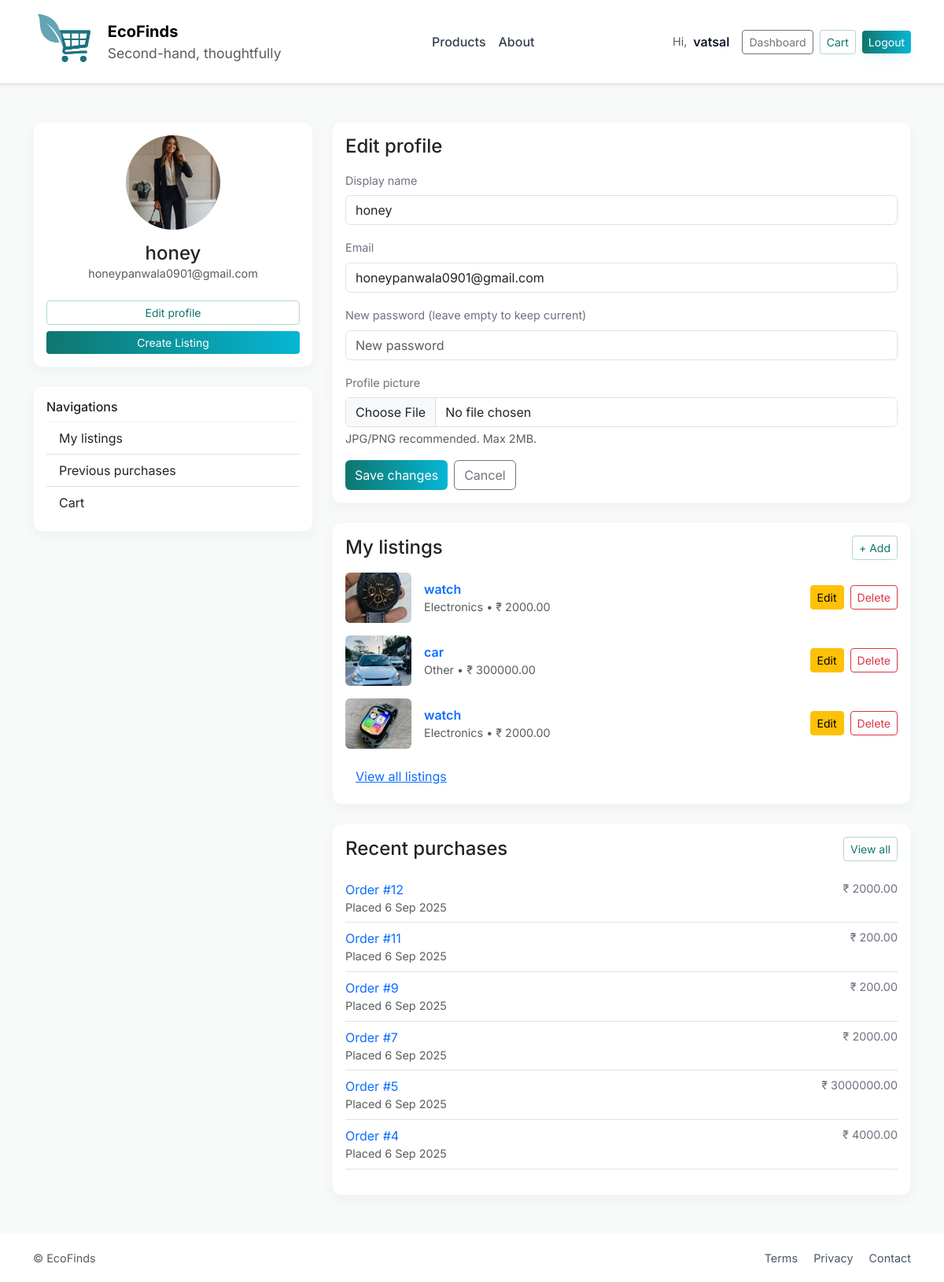
The page /dashboard/ (signed in) on the database its author committed.
### market/models.py (models this page shows, shortened)
class UserAccount(models.Model):
    username = models.CharField(max_length=150, unique=True)
    email = models.EmailField(unique=True)
    password = models.CharField(max_length=255)  # store hashed password ideally
    created_at = models.DateTimeField(auto_now_add=True)
    avatar = models.ImageField(upload_to='avatars/', null=True, blank=True)

class Product(models.Model):
    owner = models.ForeignKey("market.UserAccount", on_delete=models.CASCADE, related_name="products")
    title = models.CharField(max_length=250, db_index=True)
    slug = models.SlugField(max_length=280, unique=True, blank=True)
    description = models.TextField(blank=True)
    category = models.CharField(max_length=50, choices=CATEGORIES, default="other")
    price = models.DecimalField(max_digits=10, decimal_places=2)
    quantity = models.PositiveIntegerField(default=1)
    condition = models.CharField(max_length=30, choices=CONDITIONS, default="used_good")
    year_of_manufacture = models.PositiveIntegerField(null=True, blank=True)
    brand = models.CharField(max_length=150, blank=True)
    model = models.CharField(max_length=150, blank=True)
    length_cm = models.DecimalField(max_digits=7, decimal_places=2, null=True, blank=True)
    width_cm  = models.DecimalField(max_digits=7, decimal_places=2, null=True, blank=True)
    height_cm = models.DecimalField(max_digits=7, decimal_places=2, null=True, blank=True)
    weight_kg = models.DecimalField(max_digits=7, decimal_places=3, null=True, blank=True)
    material = models.CharField(max_length=100, blank=True)
    color = models.CharField(max_length=80, blank=True)
    original_packaging = models.BooleanField(default=False)
    manual_included = models.BooleanField(default=False)
    working_condition_description = models.TextField(blank=True)
    is_available = models.BooleanField(default=True)
    created_at = models.DateTimeField(auto_now_add=True)
    updated_at = models.DateTimeField(auto_now=True)
    class Meta:
        ordering = ["-created_at"]
    @property
    def primary_image_url(self):
        first = self.images.first()
        if first and first.image:
            return first.image.url
        return "/static/img/placeholder.png"

class ProductImage(models.Model):
    product = models.ForeignKey(Product, on_delete=models.CASCADE, related_name="images")
    image = models.ImageField(upload_to="products/%Y/%m/%d/")
    alt = models.CharField(max_length=255, blank=True)
    created_at = models.DateTimeField(auto_now_add=True)
    class Meta:
        ordering = ["created_at"]

class Order(models.Model):
    user = models.ForeignKey("market.UserAccount", on_delete=models.CASCADE, related_name="orders")
    ordered = models.BooleanField(default=False)  # False -> active (shouldn't happen), True -> completed
    created_at = models.DateTimeField(default=timezone.now)
    @property
    def total_amount(self):
        items = self.items.all()
        total = sum((it.price_snapshot or 0) * it.qty for it in items)
        return total

class OrderItem(models.Model):
    order = models.ForeignKey(Order, related_name="items", on_delete=models.CASCADE)
    product_id = models.PositiveIntegerField()
    title = models.CharField(max_length=255, blank=True)
    qty = models.PositiveIntegerField(default=1)
    price_snapshot = models.DecimalField(max_digits=12, decimal_places=2, null=True, blank=True)

### market/utils.py (the view)
    def wrapper(request, *args, **kwargs):
        if "user_id" not in request.session:
            return redirect("market:login")
        return view_func(request, *args, **kwargs)

### market/utils.py (called while the page is built)
def login_required_custom(view_func):
    def wrapper(request, *args, **kwargs):
        if "user_id" not in request.session:
            return redirect("market:login")
        return view_func(request, *args, **kwargs)
    return wrapper

### market/views.py (called while the page is built, shortened)
def _get_logged_user(request):
    user_id = request.session.get("user_id")
    if not user_id:
        return None
    try:
        return UserAccount.objects.get(id=user_id)
    except UserAccount.DoesNotExist:
        return None

@login_required_custom
def user_dashboard(request):
    user = _get_logged_user(request)
    if not user:
        return redirect("market:login")
    my_listings = Product.objects.filter(owner=user, is_available=True, quantity__gt=0).order_by("-created_at")[:8]
    recent_orders = Order.objects.filter(user=user, ordered=True).order_by("-created_at")[:6]
    cart_count = CartItem.objects.filter(user=user).count()
    return render(request, "market/profile.html", {
        "user_obj": user,
        "my_listings": my_listings,
        "recent_orders": recent_orders,
        "cart_count": cart_count,
    })

### templates/market/profile.html (shortened to what this page needs)
{% extends "base.html" %}
{% block content %}
{% load static %}
<div class="row">
  <div class="col-lg-4">
    <div class="card mb-4 p-3 text-center">
      <div class="mb-3">
        {% if user_obj.avatar %}
          <img src="{{ user_obj.avatar.url }}" alt="avatar" class="rounded-circle" style="width:120px; height:120px; object-fit:cover;">
        {% else %}
          <img src="{% static 'img/assets/images/testimonial/testimonial-1.png' %}" alt="avatar" class="rounded-circle" style="width:120px; height:120px; object-fit:cover;">
        {% endif %}
      </div>
      <h4 class="mb-0">{{ user_obj.username }}</h4>
      <div class="small text-muted mb-2">{{ user_obj.email }}</div>
      <div class="d-grid gap-2 mt-3">
        <a href="{% url 'market:user_dashboard' %}#edit-profile" class="btn btn-outline-primary btn-sm">Edit profile</a>
        <a href="{% url 'market:product_create' %}" class="btn btn-primary btn-sm">Create Listing</a>
      </div>
    </div>
    <div class="card p-3">
      <h6 class="mb-2">Navigations</h6>
      <div class="list-group list-group-flush">
        <a href="{% url 'market:user_dashboard' %}#my-listings" class="list-group-item list-group-item-action">My listings</a>
        <a href="{% url 'market:previous_purchases' %}" class="list-group-item list-group-item-action">Previous purchases</a>
        <a href="{% url 'market:cart' %}" class="list-group-item list-group-item-action">Cart {% if cart_count %}<span class="badge bg-secondary ms-2">{{ cart_count }}</span>{% endif %}</a>
      </div>
    </div>
  </div>
  <div class="col-lg-8">
    <div class="card mb-4 p-3" id="edit-profile">
      <h4 class="mb-3">Edit profile</h4>
      <form method="post" enctype="multipart/form-data">
        <div class="row g-2">
          <div class="col-12 mb-2">
            <label class="form-label small">Display name</label>
            <input type="text" name="username" value="{{ user_obj.username }}" class="form-control">
          </div>
          <div class="col-12 mb-2">
            <label class="form-label small">Email</label>
            <input type="email" name="email" value="{{ user_obj.email }}" class="form-control">
          </div>
          <div class="col-12 mb-2">
            <label class="form-label small">New password (leave empty to keep current)</label>
            <input type="password" name="password" class="form-control" placeholder="New password">
          </div>
          <div class="col-12 mb-2">
            <label class="form-label small">Profile picture</label>
            <input type="file" name="avatar" accept="image/*" class="form-control">
            <div class="small text-muted mt-1">JPG/PNG recommended. Max 2MB.</div>
          </div>
          <div class="col-12 mt-2 d-flex gap-2">
            <button type="submit" class="btn btn-primary">Save changes</button>
            <a href="{% url 'market:user_dashboard' %}" class="btn btn-outline-secondary">Cancel</a>
          </div>
        </div>
      </form>
    </div>
    <div class="card mb-4 p-3" id="my-listings">
      <div class="d-flex justify-content-between align-items-center mb-3">
        <h4 class="mb-0">My listings</h4>
        <a href="{% url 'market:product_create' %}" class="btn btn-sm btn-outline-primary">+ Add</a>
      </div>
      {% if my_listings %}
        <div class="row g-3">
          {% for p in my_listings %}
            <div class="col-12">
              <div class="d-flex align-items-center gap-3">
                <img src="{{ p.primary_image_url }}" class="rounded" style="width:84px; height:64px; object-fit:cover;">
                <div class="flex-grow-1">
                  <a href="{% url 'market:product_detail' slug=p.slug %}" class="fw-semibold text-decoration-none">{{ p.title }}</a>
                  <div class="small text-muted">{{ p.get_category_display }} • ₹ {{ p.price }}</div>
                </div>
                <div class="d-flex gap-2">
                  <a href="{% url 'market:product_edit' pk=p.id %}" class="btn btn-sm btn-warning">Edit</a>
                  <a href="{% url 'market:product_delete' pk=p.id %}" class="btn btn-sm btn-outline-danger">Delete</a>
                </div>
              </div>
            </div>
          {% endfor %}
        </div>
        <div class="mt-3">
          <a href="{% url 'market:product_list' %}" class="btn btn-link">View all listings</a>
        </div>
      {% else %}
        <div class="alert alert-info">You haven't created any listings yet.</div>
      {% endif %}
    </div>
    <div class="card p-3">
      <div class="d-flex justify-content-between align-items-center mb-3">
        <h4 class="mb-0">Recent purchases</h4>
        <a href="{% url 'market:previous_purchases' %}" class="btn btn-sm btn-outline-primary">View all</a>
      </div>
      {% if recent_orders %}
        <ul class="list-unstyled">
          {% for o in recent_orders %}
            <li class="d-flex justify-content-between py-2 border-bottom">
              <div>
                <a href="{% url 'market:order_detail' pk=o.id %}" class="text-decoration-none">Order #{{ o.id }}</a>
                <div class="small text-muted">Placed {{ o.created_at|date:"j M Y" }}</div>
              </div>
              <div class="text-end small">₹ {{ o.total_amount }}</div>
            </li>
          {% endfor %}
        </ul>
      {% else %}
        <div class="alert alert-info">No recent purchases.</div>
      {% endif %}
    </div>
  </div>
</div>
{% endblock %}

### templates/base.html (style rules this page uses)
:root { --primary: #0f766e; --accent: #06b6d4; --bg-soft: #f8faf9; --muted: #6b7280; --card: #ffffff; }
html, body { height: 100%; }
body { display: flex; flex-direction: column; min-height: 100vh; font-family: "Inter", system-ui, -apple-system, "Segoe UI", Roboto, Arial; background: var(--bg-soft); color: #0f172a; -webkit-font-smoothing:antialiased; }
.bg-soft { background: var(--bg-soft) !important; }
.card { border: 1px solid rgba(15,118,110,0.05); border-radius: 12px; background: var(--card); box-shadow: 0 6px 18px rgba(13, 38, 59, 0.04); }
.small { font-size: .9rem; color: var(--muted); }

### templates/market/profile.html (style rules this page uses)
.card { border: 1px solid rgba(15,118,110,0.05); border-radius: 12px; background: #fff; box-shadow: 0 6px 18px rgba(13, 38, 59, 0.04); }
.btn-primary { background: linear-gradient(90deg, #0f766e, #06b6d4); border: none; }
.btn-outline-primary { border-color: rgba(15,118,110,0.3); color: #0f766e; }
.rounded-circle { object-fit: cover; }

### rows shown on the page
UserAccount: avatar (picture), username "honey", email "honeypanwala0901@gmail.com"
Product: primary_image_url (picture), title "watch", category "Electronics", price "2000.00"
Product: primary_image_url (picture), title "car", category "Other", price "300000.00"
Product: primary_image_url (picture), title "watch", category "Electronics", price "2000.00"
Order: id "12", created_at "6 Sep 2025", total_amount "2000.00"
Order: id "11", created_at "6 Sep 2025", total_amount "200.00"
Order: id "9", created_at "6 Sep 2025", total_amount "200.00"
Order: id "7", created_at "6 Sep 2025", total_amount "2000.00"
Order: id "5", created_at "6 Sep 2025", total_amount "3000000.00"
Order: id "4", created_at "6 Sep 2025", total_amount "4000.00"

### other values the page prints
{{ request.session.username }} "vatsal"
